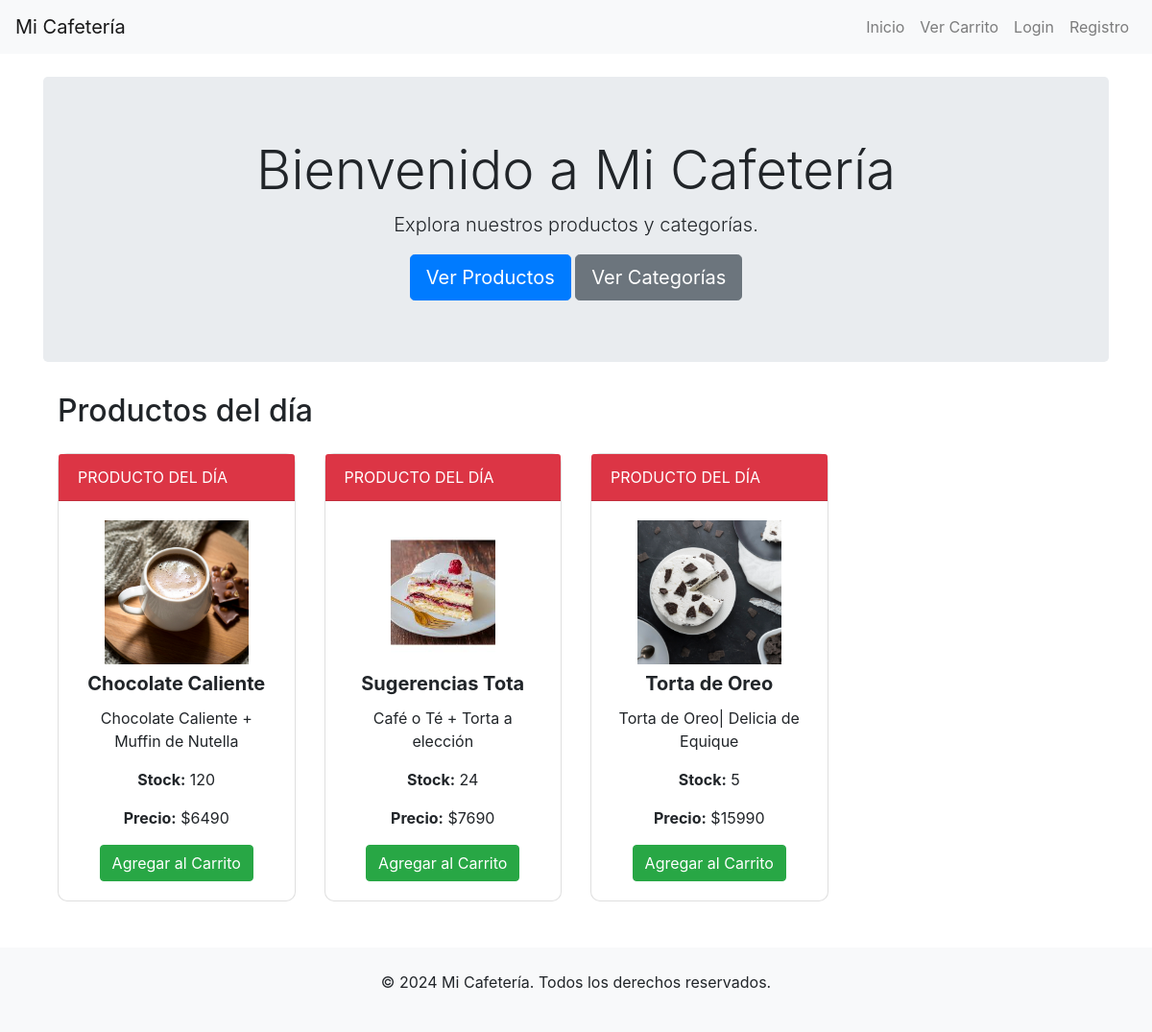
The page / on the database its author committed.
### inventario/models.py (models this page shows, shortened)
class Producto(models.Model):
    nombre = models.CharField(max_length=100)
    descripcion = models.TextField()
    foto = models.ImageField(upload_to='productos/')
    precio = models.DecimalField(max_digits=10, decimal_places=0)
    cantidad = models.DecimalField(max_digits=10, decimal_places=0)
    categoria = models.ForeignKey(Categoria, on_delete=models.CASCADE)

### inventario/views.py (the view)
# urls.py: 2. Add a URL to urlpatterns:  path('', views.home, name='home')
def home(request):
    productos = Producto.objects.all()
    return render(request, 'home.html', {'productos': productos})

### inventario/templates/home.html (shortened to what this page needs)
{% extends 'base.html' %}
{% block content %}
<div class="jumbotron text-center">
    <h1 class="display-4">Bienvenido a Mi Cafetería</h1>
    <p class="lead">Explora nuestros productos y categorías.</p>
    <a class="btn btn-primary btn-lg" href="{% url 'productos' %}" role="button">Ver Productos</a>
    <a class="btn btn-secondary btn-lg" href="{% url 'categorias' %}" role="button">Ver Categorías</a>
</div>
<div class="container mt-4">
    <h2 class="mb-4">Productos del día</h2>
    <div class="row">
        {% for producto in productos %}
        <div class="col-md-3 mb-4">
            <div class="card card-hover" onclick="location.href='{% url "ver_producto" producto.id %}'">
                <div class="card-header bg-danger text-white">PRODUCTO DEL DÍA</div>
                <div class="card-body text-center">
                    <div style="width: 100%; height: 150px; overflow: hidden;">
                        <img src="{{ producto.foto.url }}" class="img-fluid" alt="{{ producto.nombre }}" style="max-height: 100%; max-width: 100%;">
                    </div>
                    <h5 class="card-title mt-2">{{ producto.nombre }}</h5>
                    <p class="card-text">{{ producto.descripcion }}</p>
                    <p class="card-text"><strong>Stock:</strong> {{ producto.cantidad }}</p>
                    <p class="card-text"><strong>Precio:</strong> ${{ producto.precio }}</p>
                    <a href="{% url 'agregar_al_carrito' producto.id %}" class="btn btn-success">Agregar al Carrito</a>
                </div>
            </div>
        </div>
        {% endfor %}
    </div>
</div>
{% endblock %}

### inventario/static/css/styles.css (style rules this page uses)
.card { border-radius: 10px; }
.card-title { font-weight: bold; }
.btn-primary { background-color: #007bff; border-color: #007bff; }

### rows shown on the page
Producto: foto (picture), nombre "Chocolate Caliente", descripcion "Chocolate Caliente + Muffin de Nutella", cantidad "120", precio "6490"
Producto: foto (picture), nombre "Sugerencias Tota", descripcion "Café o Té + Torta a elección", cantidad "24", precio "7690"
Producto: foto (picture), nombre "Torta de Oreo", descripcion "Torta de Oreo| Delicia de Equique", cantidad "5", precio "15990"
